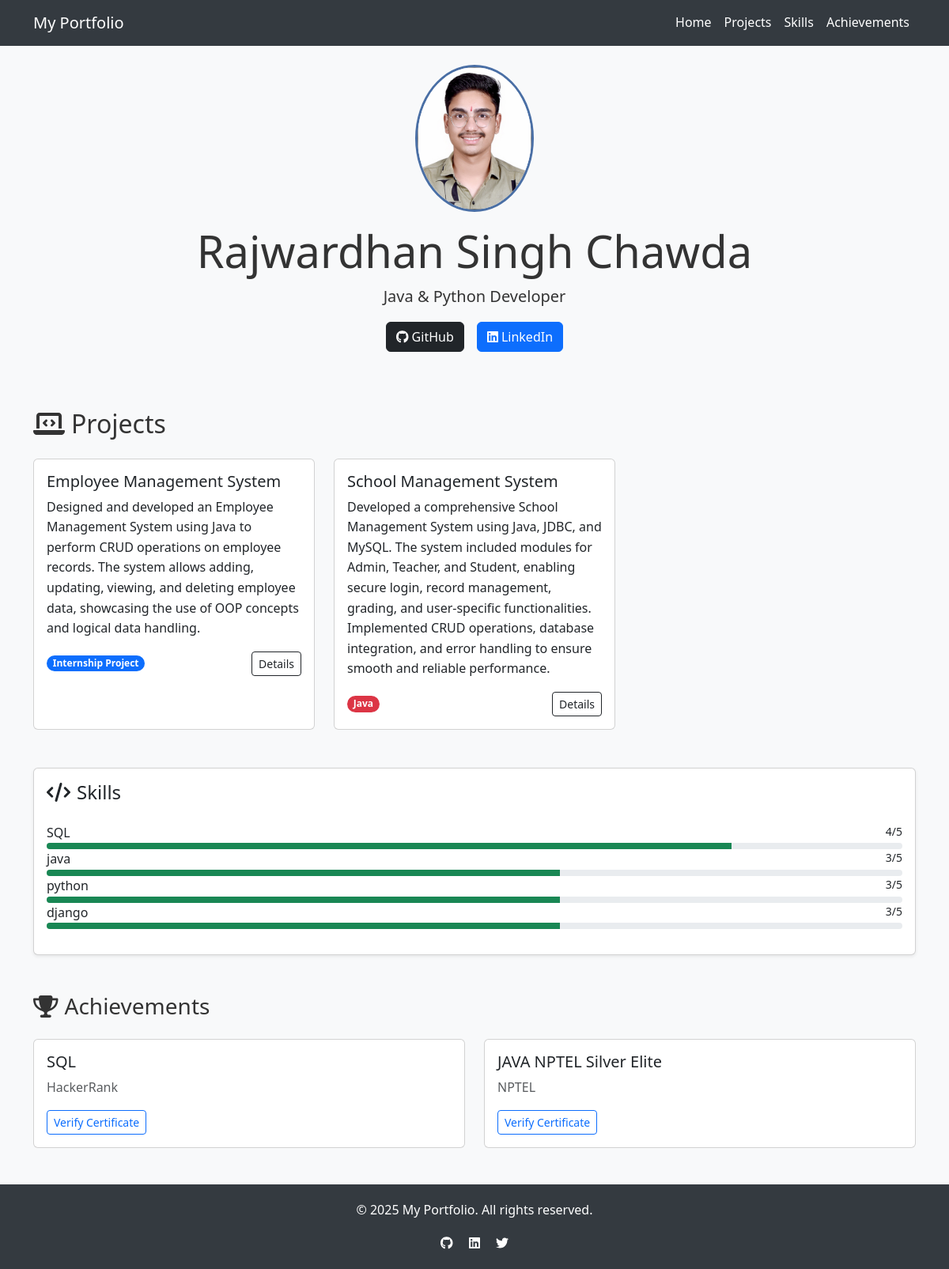
The app's page /, older data.
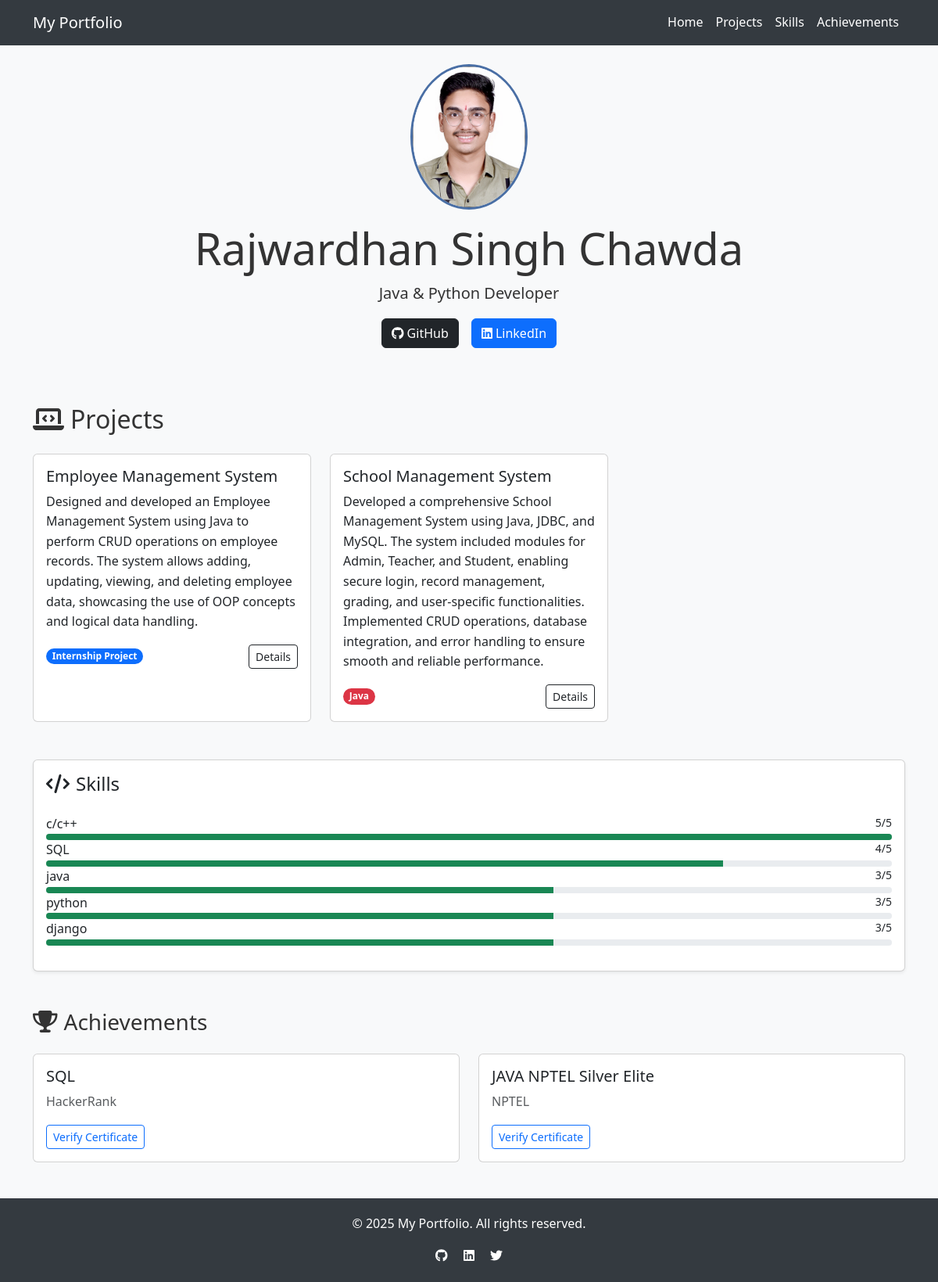
The same page, newer data.
### resume/models.py (models this page shows, shortened)
class Project(models.Model):
    PROJECT_TYPES = [
        ('JAVA', 'Java'),
        ('PYTHON', 'Python'),
        ('INTERNSHIP', 'Internship Project'),
        ('DJANGO', 'Django')
    ]
    title = models.CharField(max_length=100)
    resume_description = models.TextField()  # Copy from your resume
    extended_description = models.TextField(blank=True)  # For future details
    github_url = models.URLField()
    skills = models.ManyToManyField(Skill)
    project_type = models.CharField(max_length=20, choices=PROJECT_TYPES)

class Skill(models.Model):
    name = models.CharField(max_length=50)
    proficiency = models.IntegerField(
        default=3,
        choices=[(1, 'Basic'), (2, 'Novice'), (3, 'Intermediate'), (4, 'Advanced'), (5, 'Expert')]
    )

class Achievement(models.Model):
    title = models.CharField(max_length=100)
    issuer = models.CharField(max_length=100)
    verify_url = models.URLField()
    date = models.DateField(auto_now_add=True)

### resume/views.py (the view)
# urls.py: 2. Add a URL to urlpatterns:  path('', views.home, name='home')
def home(request):
    context = {
        'projects': Project.objects.all().order_by('-id'),
        'skills': Skill.objects.all().order_by( '-proficiency'),
        'achievements': Achievement.objects.all().order_by('-date')
        }
    return render(request, 'resume/home.html', context)

### resume/templates/resume/home.html (shortened to what this page needs)
{% extends 'base.html' %}
{% load static %}
{% block content %}
<section id ="home" class="text-center mb-5 py-4">
    <div class="container">
        <img src="{% static 'images/profile.jpg' %}"
             class="rounded-circle mb-3"
             alt="Rajwardhan"
             width="150"
             style="border: 3px solid #4a6fa5;">
        <h1 class="display-4">Rajwardhan Singh Chawda</h1>
        <p class="lead">Java & Python Developer</p>
        <div class="d-flex justify-content-center gap-3">
            <a href="https://github.com/rajvardhansinghchawda" class="btn btn-dark">
                <i class="fab fa-github"></i> GitHub
            </a>
            <a href="https://www.linkedin.com/in/rajwardhan-singh-chawda/" class="btn btn-primary">
                <i class="fab fa-linkedin"></i> LinkedIn
            </a>
        </div>
    </div>
</section>
<section id="projects" class="mb-5">
    <h2 class="mb-4"><i class="fas fa-laptop-code me-2"></i>Projects</h2>
    {% include 'resume/includes/_projects.html' %}
</section>
<section id="skills" class="mb-5">
    {% include 'resume/includes/_skills.html' %}
</section>
<section id="achievements">
    {% include 'resume/includes/_achievements.html' %}
</section>
{% endblock%}

### resume/templates/resume/includes/_projects.html (shortened to what this page needs)
<div class="row row-cols-1 row-cols-md-3 g-4">
    {% for project in projects %}
    <div class="col">
        <div class="card h-100 project-card">
            <div class="card-body">
                <h5 class="card-title">{{ project.title }}</h5>
                <p class="card-text">{{ project.resume_description }}</p>
                <div class="d-flex justify-content-between align-items-center">
                    <span class="badge rounded-pill bg-{% if project.project_type == 'JAVA' %}danger{% else %}primary{% endif %}">
                        {{ project.get_project_type_display }}
                    </span>
                    <button class="btn btn-sm btn-outline-dark"
                            data-bs-toggle="modal"
                            data-bs-target="#projectModal{{ project.id }}">
                        Details
                    </button>
                </div>
            </div>
        </div>
    </div>
    {% endfor %}
</div>

### resume/templates/resume/includes/_skills.html (shortened to what this page needs)
<div class="card shadow-sm">
    <div class="card-body">
        <h4 class="card-title mb-4"><i class="fas fa-code me-2"></i>Skills</h4>
        <div id="skills-container">
            {% for skill in skills %}
            <div class="mb-3 skill-item" data-category="{{ skill.category }}">
                <div class="d-flex justify-content-between">
                    <span>{{ skill.name }}</span>
                    <small>{{ skill.proficiency }}/5</small>
                </div>
                <div class="progress" style="height: 8px;">
                    <div class="progress-bar bg-success"
                    style="width: {% widthratio skill.proficiency 1 20 %}%"
                </div>
                </div>
            </div>
            {% endfor %}
        </div>
    </div>
</div>

### resume/templates/resume/includes/_achievements.html
<div class="mt-5">
    <h3 class="mb-4"><i class="fas fa-trophy me-2"></i>Achievements</h3>
    <div class="row">
        {% for achievement in achievements %}
        <div class="col-md-6 mb-3">
            <div class="card">
                <div class="card-body">
                    <h5>{{ achievement.title }}</h5>
                    <p class="text-muted">{{ achievement.issuer }}</p>
                    <a href="{{ achievement.verify_url }}" target="_blank"
                       class="btn btn-sm btn-outline-primary">
                        Verify Certificate
                    </a>
                </div>
            </div>
        </div>
        {% endfor %}
    </div>
</div>

Row changes from the older to the newer data that the page shows:
added Skill: name "c/c++", proficiency "5"
